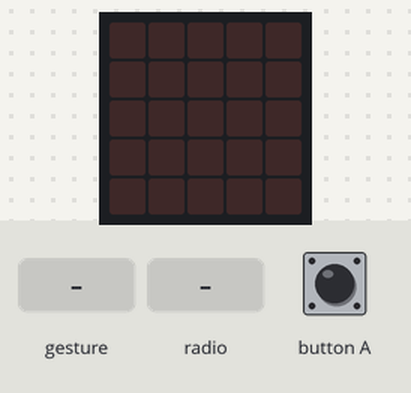
Simulated run of this program. Board: BBC micro:bit (MakeCode). Shown: the board's 5×5 LED display. The inputs (shaded band) are chosen by the test bench. Random numbers come from a fixed seed; a tilt is held for 1.5 s and a shake lasts 1 s, then the board lies face up again.

Above: at 1.2 s.
1.3 s: gesture 'shake'
At 2.2 s:
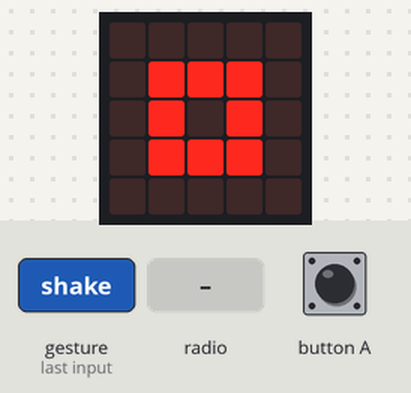
3.0 s: radio message "2" arrives
At 3.3 s:
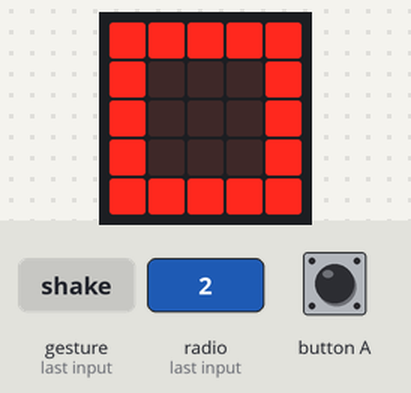
4.5 s: gesture 'shake'
At 5.8 s:
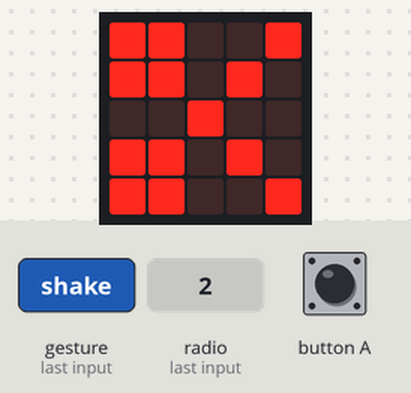
7.8 s: radio message "1" arrives
At 8.2 s:
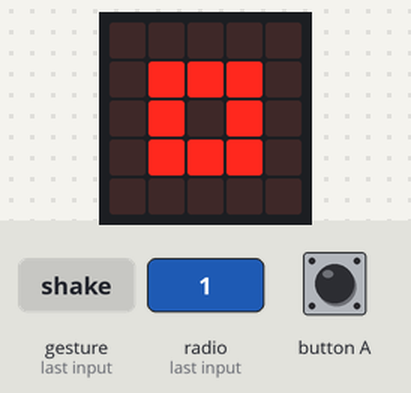
Timing chart, 0 to 10.3 s (numbered marks = the images above; inputs shaded):
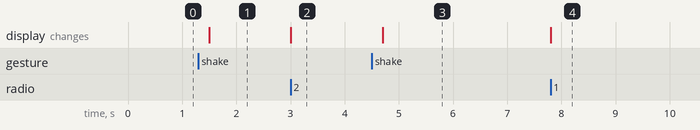

The program:

main.ts
```typescript
radio.onReceivedNumber(function (receivedNumber) {
    if (receivedNumber == 1) {
        basic.showIcon(IconNames.SmallSquare)
    } else if (receivedNumber == 2) {
        basic.showIcon(IconNames.Square)
    } else {
        basic.showIcon(IconNames.Scissors)
    }
})
input.onButtonPressed(Button.A, function () {
    radio.sendNumber(TIRADA)
})
input.onGesture(Gesture.Shake, function () {
    TIRADA = randint(1, 3)
    if (TIRADA == 1) {
        basic.showIcon(IconNames.SmallSquare)
    } else if (TIRADA == 2) {
        basic.showIcon(IconNames.Square)
    } else {
        basic.showIcon(IconNames.Scissors)
    }
})
let TIRADA = 0
radio.setGroup(33)
```

test.ts
```typescript
// aquí va el archivo "tests"; esto no se compilará cuando este paquete se utilice como una extensión.
```

Measured:
- after the input at 1.3 s, the display: changes after 0.20 s (image 1)
- after the input at 3.0 s, the display: changes at once (image 2)
- after the input at 4.5 s, the display: changes after 0.20 s (image 3)
- after the input at 7.8 s, the display: changes at once (image 4)
